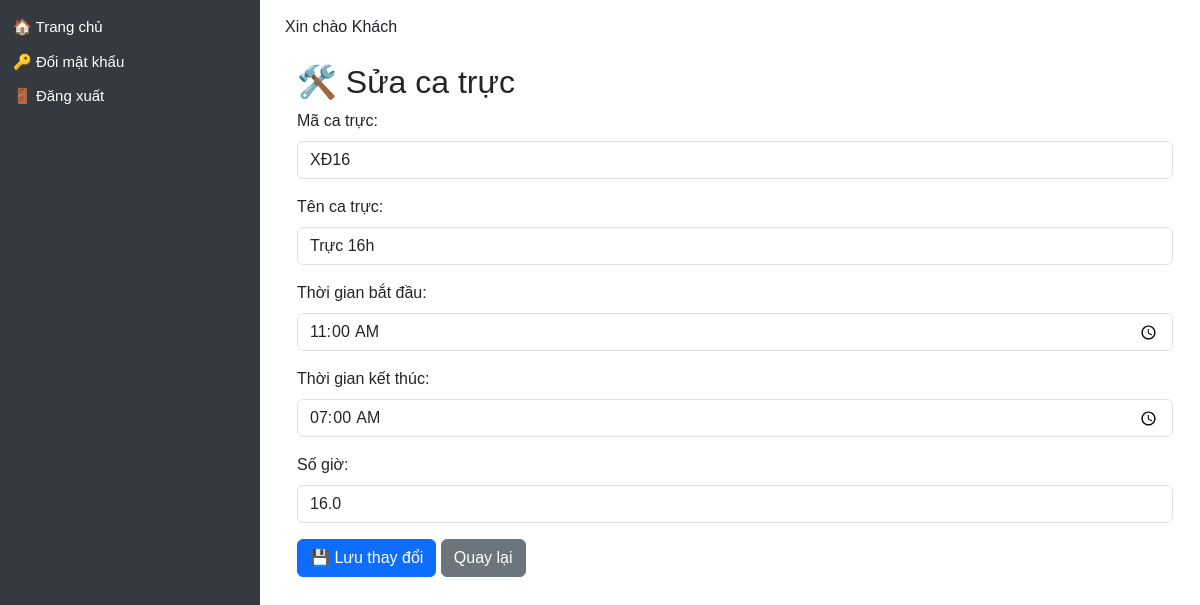
The page /shifts/edit/1 on the database its author committed.
### models/shift.py (models this page shows, shortened)
class Shift(db.Model):
    id = Column(Integer, primary_key=True)
    name = Column(String(100), nullable=False)
    code = Column(String(20), nullable=True)
    start_time = Column(Time, nullable=False)
    end_time = Column(Time, nullable=False)
    duration = Column(Float, nullable=False)

### app.py (the view, shortened to what this page needs)
@app.route('/shifts/edit/<int:id>', methods=['GET', 'POST'])
def edit_shift(id):
    shift = Shift.query.get_or_404(id)
    old = {}
    return render_template('edit_shift.html', shift=shift, old=old)

### app.py (called while the page is built)
@app.context_processor
def inject_user():
    user = None
    if 'user_id' in session:
        user = db.session.get(User, session['user_id'])
    return dict(user=user)

@app.context_processor
def inject_helpers():
    return dict(get_titled_names=get_titled_names)

@app.context_processor
def inject_helpers():
    return dict(get_titled_names=get_titled_names)

### templates/edit_shift.html (shortened to what this page needs)
{% extends "layout.html" %}
{% block content %}
<div class="container mt-4">
  <h2>🛠️ Sửa ca trực</h2>
  <form method="POST">
    <div class="mb-3">
      <label class="form-label">Mã ca trực:</label>
      <input type="text" name="code" class="form-control" value="{{ shift.code }}" required>
    </div>
    <div class="mb-3">
      <label class="form-label">Tên ca trực:</label>
      <input type="text" name="name" class="form-control" value="{{ shift.name }}" required>
    </div>
    <div class="mb-3">
      <label class="form-label">Thời gian bắt đầu:</label>
      <input type="time" name="start_time" class="form-control" value="{{ shift.start_time.strftime('%H:%M') }}" required>
    </div>
    <div class="mb-3">
      <label class="form-label">Thời gian kết thúc:</label>
      <input type="time" name="end_time" class="form-control" value="{{ shift.end_time.strftime('%H:%M') }}" required>
    </div>
    <div class="mb-3">
      <label class="form-label">Số giờ:</label>
      <input type="number" name="duration" class="form-control" value="{{ shift.duration }}" step="0.5" required>
    </div>
    <button type="submit" class="btn btn-primary">💾 Lưu thay đổi</button>
    <a href="/shifts" class="btn btn-secondary">Quay lại</a>
  </form>
</div>
{% endblock %}

### templates/layout.html (style rules this page uses)
body { margin: 0; font-family: Arial, sans-serif; }

### rows shown on the page
Shift: code "XĐ16", name "Trực 16h", start_time "11:00", end_time "07:00", duration "16.0"
